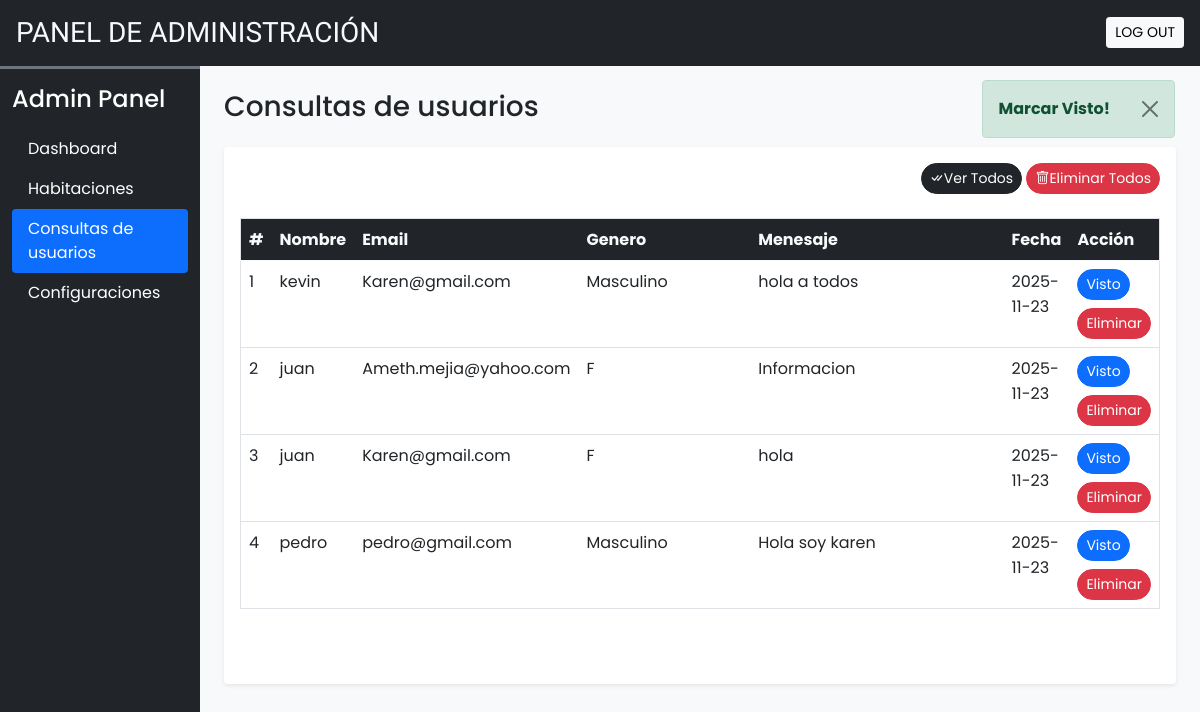
The app's page /admin/user_queries.php?seen=16 (signed in) with its own data.
### tables this page shows
CREATE TABLE `user_queries` (
    `sr_no` int(11) NOT NULL,
    `name` varchar(100) NOT NULL,
    `email` varchar(100) NOT NULL,
    `subject` varchar(100) NOT NULL,
    `message` varchar(500) NOT NULL,
    `date` date NOT NULL DEFAULT current_timestamp(),
    `seen` tinyint(4) NOT NULL DEFAULT 0
);

### admin/inc/db_config.php (called while the page is built, shortened)
<?php
function filteration($data)
{
    foreach ($data as $key => $value) {
        $value = trim($value);
        $value = stripslashes($value);
        $value = strip_tags($value);
        $value = htmlspecialchars($value);
        $data[$key] = $value;
    }
    return $data;
}
function update($sql, $values, $datatypes)
{
    $con = $GLOBALS['con'];
    if ($stmt = mysqli_prepare($con, $sql)) {
        mysqli_stmt_bind_param($stmt, $datatypes, ...$values);
        if (mysqli_stmt_execute($stmt)) {
            $res = mysqli_stmt_affected_rows($stmt);
            return $res;
        } else {
            mysqli_stmt_close($stmt);
            die("Query cannot be executed - UPDATE");
        }
    } else {
        die("Query cannot be prepared - UPDATE");
    }
}

### admin/user_queries.php (the view, shortened to what this page needs)
<?php
require('inc/esenciales.php');
require('inc/db_config.php');
if (isset($_GET['seen'])) {
    $frm_data = filteration($_GET);
    if ($frm_data['seen'] == 'all') {
        $q = "UPDATE `user_queries` SET `seen`=?";
        $values = [1];
        if (update($q, $values, 'i')) {
            alert('success', 'Marcar Visto Todo!');
        } else {
            alert('error', 'Operacion Fallo!');
        }
    } else {
        $q = "UPDATE `user_queries` SET `seen`=? WHERE `sr_no`=?";
        $values = [1, $frm_data['seen']];
        if (update($q, $values, 'ii')) {
            alert('success', 'Marcar Visto!');
        } else {
            alert('error', 'Operacion Fallo!');
        }
    }
}
?>
<!DOCTYPE html>
<html lang="es">
<head>
    <?php require('inc/links.php'); ?>
</head>
<body class="bg-light">
    <?php include('inc/header.php'); ?>
    <div class="container-fluid" id="main-content">
        <div class="row">
            <div class="col-lg-10 ms-auto p-4 overflow-hidden">
                <h3 class="mb-4">Consultas de usuarios</h3>
                <div class="card border-0 shadow-sm mb-4">
                    <div class="card-body">
                        <div class="text-end mb-4">
                            <a href="?seen=all" class="btn btn-dark rounded-pill shadow-none btn-sm">
                                <i class="bi bi-check-all"></i>Ver Todos
                            </a>
                            <a href="?del=all" class="btn btn-danger rounded-pill shadow-none btn-sm">
                                <i class="bi bi-trash"></i>Eliminar Todos
                            </a>
                        </div>
                        <div class="table-responsive-md" style="height: 450px; overflow-y: scroll;">
                            <table class="table table-hover border">
                                <thead class="sticky-top">
                                    <tr class="bg-dark text-light">
                                        <th scope="col">#</th>
                                        <th scope="col">Nombre</th>
                                        <th scope="col">Email</th>
                                        <th scope="col" width="20%">Genero</th>
                                        <th scope="col" width="30%">Menesaje</th>
                                        <th scope="col">Fecha</th>
                                        <th scope="col">Acción</th>
                                    </tr>
                                </thead>
                                <tbody>
                                    <?php
                                    $q = "SELECT * FROM `user_queries` ORDER BY `sr_no` DESC";
                                    $data = mysqli_query($con, $q);
                                    $i = 1;
                                    while ($row = mysqli_fetch_assoc($data)) {
                                        $seen = '';
                                        if ($row['seen'] != 1) {
                                            $seen = "<a href='?seen=$row[sr_no]' class='btn btn-sm rounded-pill btn-primary'>Visto</a>";
                                        }
                                        $seen .= "<a href='?del=$row[sr_no]' class='btn btn-sm rounded-pill btn-danger mt-2'>Eliminar</a>";
                                        echo <<<query
                                        <tr>
                                        <td>$i</td>
                                        <td>$row[name]</td>
                                        <td>$row[email]</td>
                                        <td>$row[subject]</td>
                                        <td>$row[message]</td>
                                        <td>$row[date]</td>
                                        <td>$seen</td>
                                        </tr>
                                        query;
                                        $i++;
                                    }
                                    ?>
                                </tbody>
                            </table>
                        </div>
                    </div>
                </div>
            </div>
        </div>
    </div>
</body>
</html>

### admin/css/principalAdmin.css (style rules this page uses)
:root { --teal: #2ec1ac; --teal_hover: #279e8c; }
* { font-family: 'Poppins', sans-serif; }

### records on screen
user_queries: name "kevin", email "Karen@gmail.com", subject "Masculino", message "hola a todos", date "2025-11-23"
user_queries: name "juan", email "Ameth.mejia@yahoo.com", subject "F", message "Informacion", date "2025-11-23"
user_queries: name "juan", email "Karen@gmail.com", subject "F", message "hola", date "2025-11-23"
user_queries: name "pedro", email "pedro@gmail.com", subject "Masculino", message "Hola soy karen", date "2025-11-23"

### other values on screen
$msg "Marcar Visto!"
